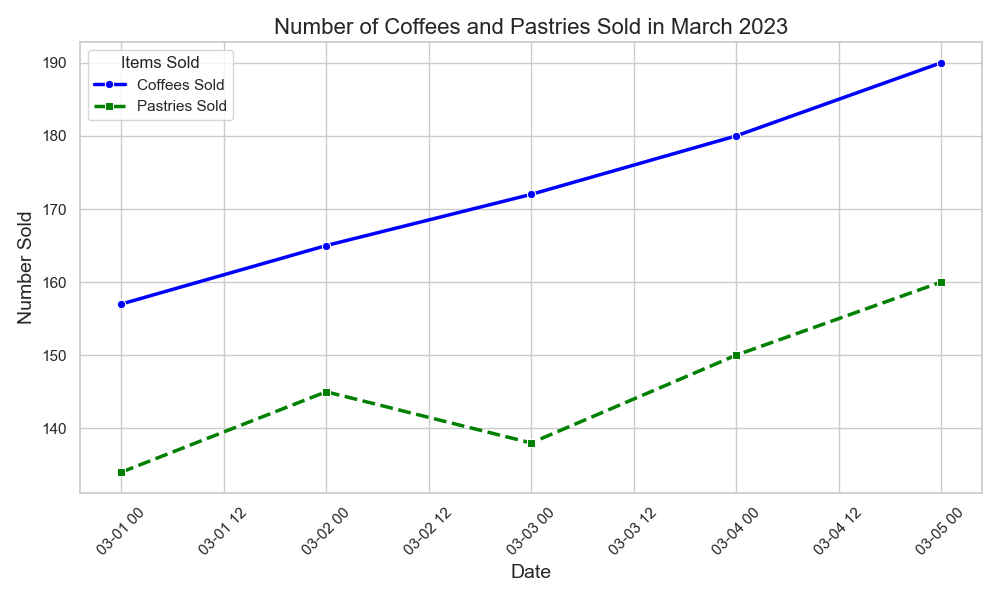

The Python source for this figure:

import pandas as pd
import seaborn as sns
import matplotlib.pyplot as plt

# Given table data
data = [
    {'Date': '2023-03-01', 'Number of Coffees Sold': 157, 'Number of Pastries Sold': 134},
    {'Date': '2023-03-02', 'Number of Coffees Sold': 165, 'Number of Pastries Sold': 145},
    {'Date': '2023-03-03', 'Number of Coffees Sold': 172, 'Number of Pastries Sold': 138},
    {'Date': '2023-03-04', 'Number of Coffees Sold': 180, 'Number of Pastries Sold': 150},
    {'Date': '2023-03-05', 'Number of Coffees Sold': 190, 'Number of Pastries Sold': 160}
]

# Convert the data to a Pandas DataFrame
df = pd.DataFrame(data)

# Convert the 'Date' column to datetime for proper plotting
df['Date'] = pd.to_datetime(df['Date'])

# Set the aesthetic style of the plots
sns.set_style("whitegrid")

# Create the line plot
plt.figure(figsize=(10, 6))

# Plot the "Number of Coffees Sold" line
sns.lineplot(data=df, x='Date', y='Number of Coffees Sold', label='Coffees Sold', 
             color="blue", marker="o", linestyle='-', linewidth=2.5)

# Plot the "Number of Pastries Sold" line
sns.lineplot(data=df, x='Date', y='Number of Pastries Sold', label='Pastries Sold', 
             color="green", marker="s", linestyle='--', linewidth=2.5)

# Customize the plot with titles and labels
plt.title('Number of Coffees and Pastries Sold in March 2023', fontsize=16)
plt.xlabel('Date', fontsize=14)
plt.ylabel('Number Sold', fontsize=14)
plt.xticks(rotation=45) # Rotate the x-axis labels for better readability

# At this point, seaborn automatically adds a legend. 
# But in case you want to customize it further, you can use the following:
plt.legend(title='Items Sold')

# Show the plot
plt.tight_layout() # Adjust layout for better fit
plt.show() # This will display the plot in a window
